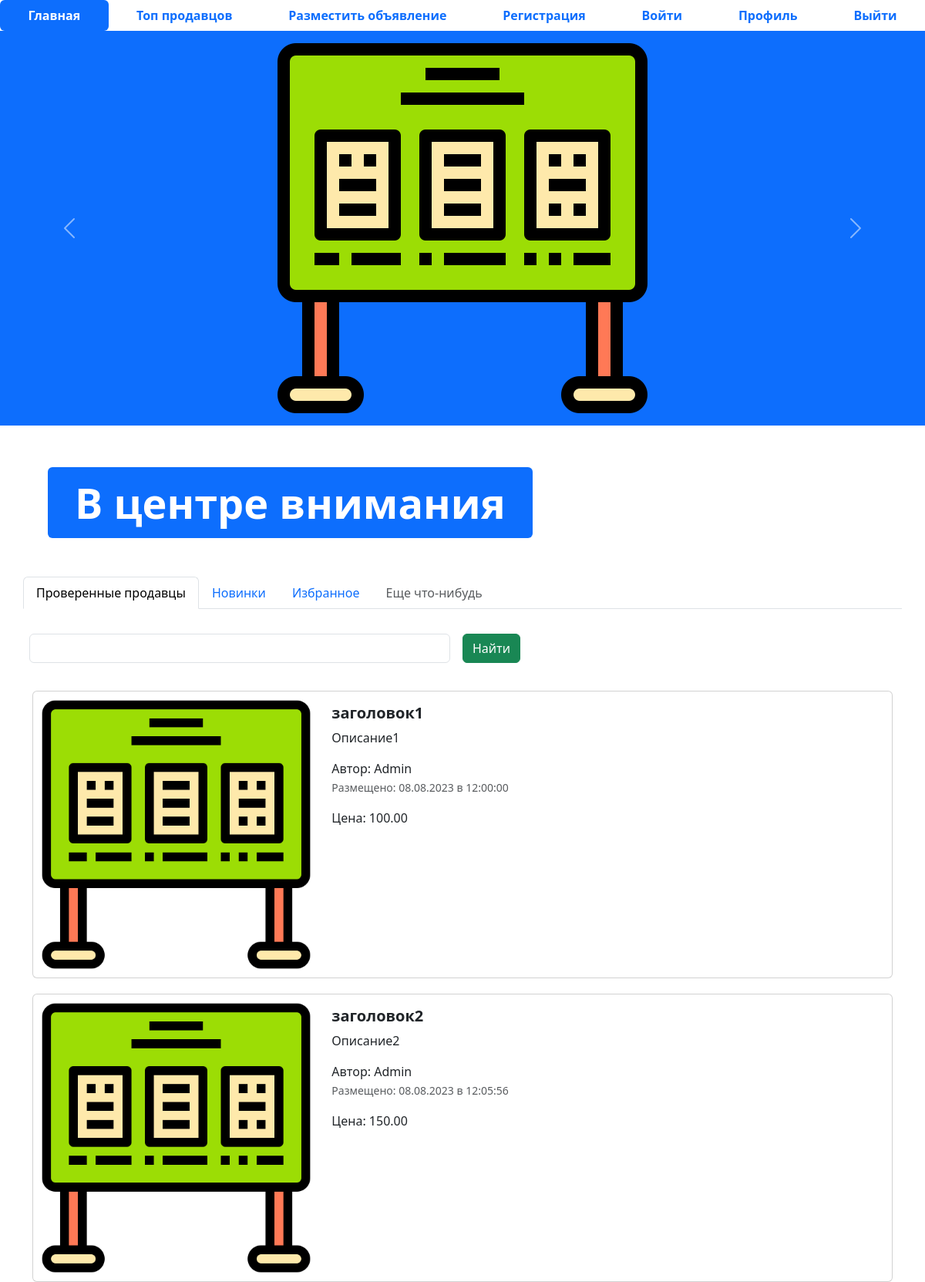
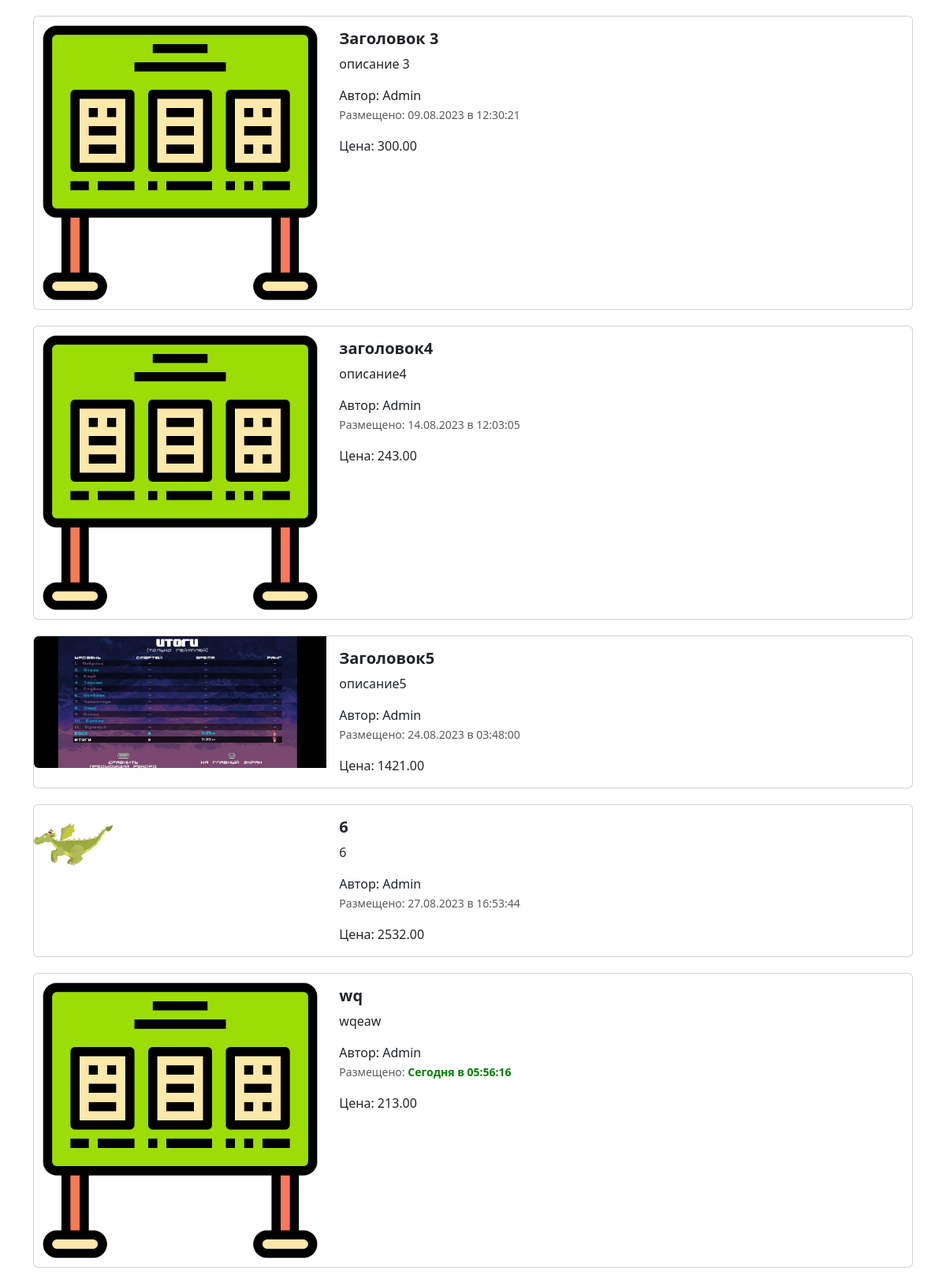
The page / (upper part) on the database its author committed (2 pictures, top to bottom).
### app_advertisements/models.py (models this page shows, shortened)
class Advertisement(models.Model):
    title=models.CharField('заголовок', max_length=128)
    description=models.TextField('описание')
    prise=models.DecimalField('цена', max_digits=10, decimal_places=2)
    auction=models.BooleanField('торг',help_text='Отметьте если торг уместен')
    created_at=models.DateTimeField(auto_now_add=True)
    updated_at=models.DateTimeField(auto_now=True)
    user = models.ForeignKey(User, verbose_name='пользователь',on_delete=models.CASCADE)
    image =models.ImageField('изображение',upload_to='advertisements/',blank=True)
    class Meta:
        db_table='advertisements'
    @admin.display(description='дата создания')
    def created_date(self):
        from django.utils import timezone
        from django.utils.html import format_html
        if self.created_at.date() == timezone.now().date():
            created_time=self.created_at.time().strftime('%H:%M:%S')
            return format_html('<span style="color:green; font-weight:bold;">Сегодня в {} </span>',created_time)
        return self.created_at.strftime('%d.%m.%Y в %H:%M:%S')

### app_advertisements/views.py (the view)
# urls.py: path('',index,name='main-page'),
def index(request):
    advertisements=Advertisement.objects.all()
    context= {'advertisements':advertisements}
    return render(request,'app_advertisements/index.html',context)

### templates/app_advertisements/index.html (shortened to what this page needs)
{% extends 'base.html' %}
{% load static%}
{% block content%}
<ul class="nav nav-pills sticky-top bg-white nav-fill">
  <li class="nav-item">
    <a class="nav-link active" aria-current="page" href="{% url 'main-page' %}">
      <span style="font-weight: bold;">Главная</span>
    </a>
  </li>
  <li class="nav-item">
    <a class="nav-link" href="{% url 'top-sellers' %}"><span style="font-weight: bold;">Топ продавцов</span>
    </a>
  </li>
  <li class="nav-item">
    <a class="nav-link" href="{% url 'advertisement-post' %}">
      <span style="font-weight: bold;">Разместить объявление</span>
    </a>
  </li>
  <li class="nav-item">
    <a class="nav-link" href="{% url 'register' %}">
      <span style="font-weight: bold;">Регистрация</span>
    </a>
  </li>
  <li class="nav-item">
    <a class="nav-link" href="{% url 'login' %}">
      <span style="font-weight: bold;">Войти</span>
    </a>
  </li>
  <li class="nav-item">
    <a class="nav-link" href="{% url 'profile' %}">
      <span style="font-weight: bold;">Профиль</span>
    </a>
  </li>
  <li class="nav-item">
    <a class="nav-link" href="{% url 'logout' %}">
      <span style="font-weight: bold;">Выйти</span>
    </a>
  </li>
</ul>
<div id="carouselExampleControls" class="carousel slide bg-primary" data-bs-ride="carousel">
  <div class="carousel-inner">
    <div class="carousel-item active">
      <img src="{% static 'img/pic.png' %}" class="mx-auto d-block w-33" alt="...">
    </div>
  </div>
  <button class="carousel-control-prev" type="button" data-bs-target="#carouselExampleControls" data-bs-slide="prev">
    <span class="carousel-control-prev-icon" aria-hidden="true"></span>
  </button>
  <button class="carousel-control-next" type="button" data-bs-target="#carouselExampleControls" data-bs-slide="next">
    <span class="carousel-control-next-icon" aria-hidden="true"></span>
  </button>
</div>
<div class="container" style="margin: 50px;">
  <div class="display-2">
    <span class="badge bg-primary">В центре внимания</span>
  </div>
</div>
<div class="container">
  <div class="row">
    <ul class="nav nav-tabs bg-white">
      <li class="nav-item">
        <a class="nav-link active" aria-current="page" href="#">Проверенные продавцы</a>
      </li>
      <li class="nav-item">
        <a class="nav-link" href="#">Новинки</a>
      </li>
      <li class="nav-item">
        <a class="nav-link" href="#">Избранное</a>
      </li>
      <li class="nav-item">
        <a class="nav-link disabled" href="#" tabindex="-1" aria-disabled="true">Еще что-нибудь</a>
      </li>
    </ul>
    <form class="row g-3">
      <div class="col-auto w-50">
        <input type="text" class="form-control">
      </div>
      <div class="col-auto">
        <button type="submit" class="btn btn-success mb-3">Найти</button>
      </div>
    </form>
  </div>
  {% for adv in advertisements %}
  <div class="col">
    <div class="card mb-2" style="max-width: 1200px; margin-top: 20px;">
      <div class="row g-0">
        <div class="col-md-4">
          <a href="advertisement.html" class="nav-link">
            <img src="{% if adv.image %} {{ adv.image.url }} {% else %} {% static 'img/pic.png' %} {% endif %}" class="img-fluid rounded-start" alt="Card title">
          </a>
        </div>
        <div class="col-md-8">
          <div class="card-body">
            <h5 class="card-title">
              <a href="advertisement.html" class="nav-link"><strong>{{ adv.title }}</strong></a>
            </h5>
            <a href="advertisement.html" class="nav-link">
              <p class="card-text">
                {{ adv.description }}
              </p>
              <span>Автор: {{ adv.user }}</span>
              <p class="card-text"><small class="text-muted">Размещено: {{ adv.created_date }}</small></p>
              <span>Цена: {{ adv.prise }}</span>
            </a>
          </div>
        </div>
      </div>
    </div>
    {% endfor %}
  </div>
</div>
{% endblock %}

### rows shown on the page
Advertisement: title "заголовок1", description "Описание1", user "Admin", created_date "08.08.2023 в 12:00:00", prise "100.00"
Advertisement: title "заголовок2", description "Описание2", user "Admin", created_date "08.08.2023 в 12:05:56", prise "150.00"
Advertisement: title "Заголовок 3", description "описание 3", user "Admin", created_date "09.08.2023 в 12:30:21", prise "300.00"
Advertisement: title "заголовок4", description "описание4", user "Admin", created_date "14.08.2023 в 12:03:05", prise "243.00"
Advertisement: image (picture), title "Заголовок5", description "описание5", user "Admin", created_date "24.08.2023 в 03:48:00", prise "1421.00"
Advertisement: image (picture), title "6", description "6", user "Admin", created_date "27.08.2023 в 16:53:44", prise "2532.00"
Advertisement: title "wq", description "wqeaw", user "Admin", created_date "Сегодня в 05:56:16", prise "213.00"
